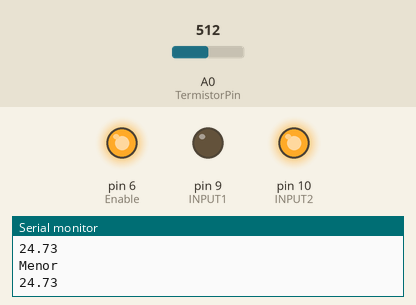
Bench run of a sketch on a simulated Arduino Uno, built with avr-gcc and run on an emulated ATmega328P. Parts: output pins drawn as LEDs (lit = HIGH), the last lines printed to the serial monitor. The test bench sets the inputs (shaded band); at power-on: A0 (TermistorPin) = 512.

Above: at 1.2 s.
1.3 s: A0 (TermistorPin) set to 601
2.8 s: A0 (TermistorPin) set to 628
At 4.0 s:
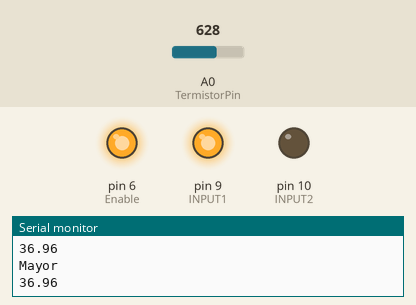
4.3 s: A0 (TermistorPin) set to 511
At 5.6 s:
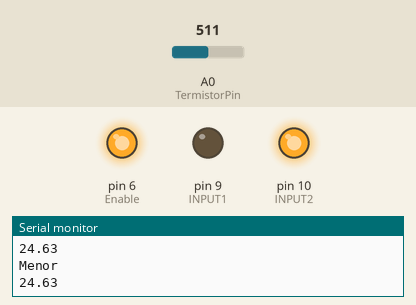
5.9 s: A0 (TermistorPin) set to 716
At 7.1 s:
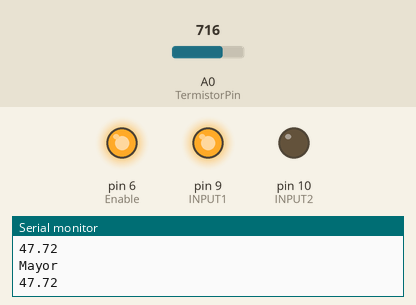
Timing chart, 0 to 8.5 s (numbered marks = the images above; inputs shaded):
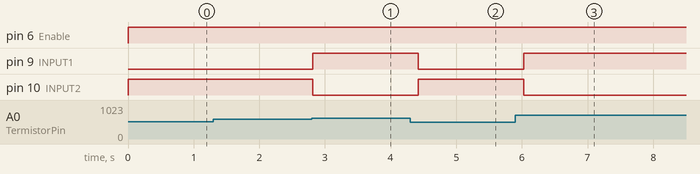

The sketch:

PID_Peltier-Termistor.ino
```cpp
//Se utilizaron los siguientes tutoriales para realizar este código, en especial el del segundo link.
//https://www.rinconingenieril.es/como-usar-un-termistor-ntc/
//http://www.circuitbasics.com/arduino-thermistor-temperature-sensor-tutorial/

int TermistorPin = A0; //Pin en donde leemos el voltaje proveniente del termistor.
int Vo;                //Variable para el voltaje del termistor.
float R1 = 10000;      //Resistencia que se está utilizando para el divisor de tensión.
float logR2, R2, T, Tc, Tf; //Variables utilizadas para que todo sea mas claro.
float c1 = 1.009249522e-03, c2 = 2.378405444e-04, c3 = 2.019202697e-07; //Coeficientes del termistor utilizado.
void setup() {
  // put your setup code here, to run once:
  Serial.begin(9600);
  pinMode(9, OUTPUT); // INPUT1
  pinMode(10, OUTPUT); // INPUT2
  pinMode(6, OUTPUT); // Enable

}

void loop() {
  int  Temp = 35;
  // put your main code here, to run repeatedly:
  Vo = analogRead(TermistorPin);
  R2 = R1 * (1023.0 / (float)Vo - 1.0);
  logR2 = log(R2);
  T = (1.0 / (c1 + c2 * logR2 + c3 * logR2 * logR2 * logR2));
  Tc = T - 273.15;
  //Tf = (Tc * 9.0)/ 5.0 + 32.0;

  if (Tc <= Temp) {
    digitalWrite(6, HIGH); //Enable
    digitalWrite(9, LOW);   //Rojo
    digitalWrite(10, HIGH); //Negro
    Serial.println("Menor");
  }
  else {
    digitalWrite(10, LOW);  //Negro
    digitalWrite(9, HIGH);  //Rojo
    digitalWrite(6, HIGH); //Enable
    Serial.println("Mayor");
  }
  //Serial.print("Temperatura: ");
  Serial.println(Tc);
  //Serial.println(" °C");

  delay(200);
}
```

Measured:
- the behaviour switches between 610 and 611 on A0 (TermistorPin) (found by bisection; images 0 and 1)
- after the input at 2.8 s, pin 9 (INPUT1): LOW → HIGH at once; pin 10 (INPUT2): HIGH → LOW at once
- after the input at 4.3 s, pin 9 (INPUT1): HIGH → LOW after 0.12 s; pin 10 (INPUT2): LOW → HIGH after 0.12 s
- after the input at 5.9 s, pin 9 (INPUT1): LOW → HIGH after 0.13 s; pin 10 (INPUT2): HIGH → LOW after 0.13 s
